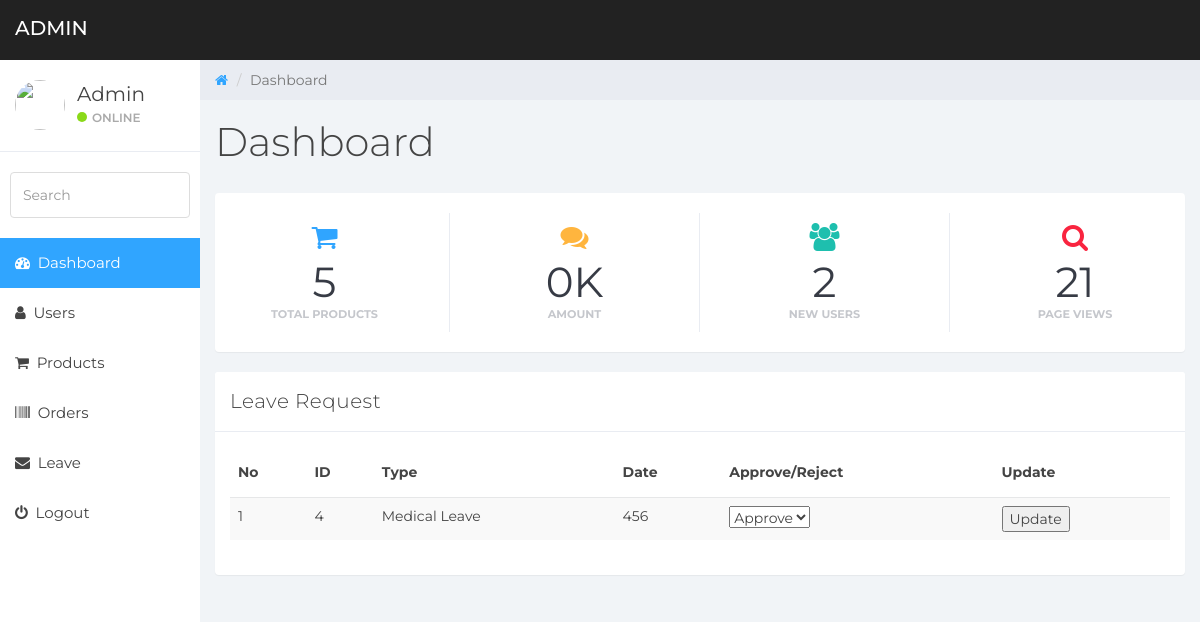
The page /devasom/devasom/admin/leave.php on the database its author committed.
### tables this page shows
CREATE TABLE IF NOT EXISTS `views` (
  `views` int(11) DEFAULT NULL
);

CREATE TABLE IF NOT EXISTS `leaves` (
  `type` text,
  `date` text,
  `status` text,
  `id` text
);

### devasom/devasom/admin/leave.php (the view, shortened to what this page needs)
<!DOCTYPE html>
<html>
<head>
	<link href="css/bootstrap.min.css" rel="stylesheet">
	<link href="css/font-awesome.min.css" rel="stylesheet">
	<link href="css/datepicker3.css" rel="stylesheet">
	<link href="css/styles.css" rel="stylesheet">
</head>
<body>
	<nav class="navbar navbar-custom navbar-fixed-top" role="navigation">
		<div class="container-fluid">
			<div class="navbar-header">
				<a class="navbar-brand" href="#"><span></span>Admin</a>
			</div>
		</div>
	</nav>
		<?php
			include('sidebar.php');
		?>
	<div class="col-sm-9 col-sm-offset-3 col-lg-10 col-lg-offset-2 main">
		<div class="row">
			<ol class="breadcrumb">
				<li><a href="#">
					<em class="fa fa-home"></em>
				</a></li>
				<li class="active">Dashboard</li>
			</ol>
		</div>
		<div class="row">
			<div class="col-lg-12">
				<h1 class="page-header">Dashboard</h1>
			</div>
		</div>
		<div class="panel panel-container">
		<?php
			require('details.php');
		?>
		</div>
		<div class="row">
			<div class="col-md-12">
				<div class="panel panel-default">
					<div class="panel-heading">Leave Request</div>
						<div class="panel-body">
									 <table class="table table-striped">
  								  <thead>
     									 <tr>
    									    <th>No</th>
											 <th>ID</th>
       								    <th>Type</th>
       								    <th>Date</th>
       									 <th>Approve/Reject</th>
       									 <th>Update</th>
     									 </tr>
   							 </thead>
    							 <tbody>
    							 			<?php
    							 			$num = 1;
    							 			include "../database.php";
											$sql = "select * from leaves where status = 'Applied'";
											$result = mysqli_query($conn, $sql);
											while($row= mysqli_fetch_array($result)) {
													echo "<tr>";
															echo "<td>";
																	echo $num;
															echo "</td>";
															echo "<td>";
																	echo $row['id'];
															echo "</td>";
															echo "<td>";
																	echo $row['type'];
															echo "</td>";
															echo "<td>";
																	echo $row['date'];
															echo "</td>";
															echo "<form method='POST' action='updateleave.php'>";
															echo "<td>";
																echo "<select name='status'>";
																	echo "<option>Approve</option>";
																	echo "</select>";
															   echo "</td>";
															echo "<td>";
																		echo "<input type='submit' value='Update'>";
															echo "</td>";
															echo "</form>";
													echo "</tr>";
												$num++;
												}
    							 			?>
    							 </tbody>
						</div>
				</div>
			</div>
					</div>
	</div>
</body>
</html>

### devasom/devasom/admin/details.php
<?php require('database.php');
	$sql="select * from product;";
	$sql2="select views from views;";
	$sql3="select * from employee";
	$result = mysqli_query($conn, $sql);
	$result2 = mysqli_query($conn, $sql2);
	$result3 = mysqli_query($conn, $sql3);
	$row=mysqli_num_rows($result);
	$row2=mysqli_fetch_array($result2);
	$row3=mysqli_num_rows($result3);
	$sql4 = "select * from total_made;";
	$result4 = mysqli_query($conn, $sql4);
	$row4 = mysqli_fetch_array($result4);
?>
<div class="row">
			<div class="col-xs-6 col-md-3 col-lg-3 no-padding">
				<div class="panel panel-teal panel-widget border-right">
					<div class="row no-padding"><em class="fa fa-xl fa-shopping-cart color-blue"></em>
						<div class="large"><?php echo $row; ?></div>
						<div class="text-muted">Total products</div>
					</div>
				</div>
			</div>
			<div class="col-xs-6 col-md-3 col-lg-3 no-padding">
				<div class="panel panel-blue panel-widget border-right">
					<div class="row no-padding"><em class="fa fa-xl fa-comments color-orange"></em>
						<div class="large"><?php  echo $row4['total']/1000;echo 'K'; ?></div>
						<div class="text-muted">Amount</div>
					</div>
				</div>
			</div>
			<div class="col-xs-6 col-md-3 col-lg-3 no-padding">
				<div class="panel panel-orange panel-widget border-right">
					<div class="row no-padding"><em class="fa fa-xl fa-users color-teal"></em>
						<div class="large"><?php echo $row3;  ?></div>
						<div class="text-muted">New Users</div>
					</div>
				</div>
			</div>
			<div class="col-xs-6 col-md-3 col-lg-3 no-padding">
				<div class="panel panel-red panel-widget ">
					<div class="row no-padding"><em class="fa fa-xl fa-search color-red"></em>
						<div class="large"><?php echo $row2['views']; ?></div>
						<div class="text-muted">Page Views</div>
					</div>
				</div>
			</div>
		</div>

### devasom/devasom/admin/css/styles.css (style rules this page uses)
body { background: #f1f4f7; padding-top: 60px; font-size: 14px; color: #444444; font-family: "Montserrat", "Helvetica Neue", Helvetica, Arial, sans-serif; }
a, a:hover, a:focus { color: #30a5ff; }
h1, h2, h3, h4, h5, h6 { color: #444444; }
h1 { font-weight: 300; font-size: 40px; }
.large { font-size: 2em; }
.text-muted { color: #c5c7cc; }
.color-blue { color: #30a5ff; }
.color-teal { color: #1ebfae; }
.color-orange { color: #ffb53e; }
.color-red { color: #f9243f; }
.no-padding { padding: 0; margin: 0; }
.fa-xl { font-size: 2em; }
.navbar-custom { background: #222; height: 60px; }
.navbar-header .navbar-brand { color: #fff; font-size: 20px; text-transform: uppercase; font-weight: 500; height: 60px; padding-top: 18px; }
.panel { border: 0; }
.panel-container { padding-top: 20px; }
.panel-blue { background: #30a5ff; color: #fff; }
.panel-teal { background: #1ebfae; color: #fff; }
.panel-orange { background: #ffb53e; color: #fff; }
.panel-red { background: #f9243f; color: #fff; }
.panel-heading { font-size: 20px; font-weight: 300; letter-spacing: 0.025em; height: 60px; line-height: 38px; }
.panel-default .panel-heading { background: #fff; border-bottom: 1px solid #e9ecf2; color: #444444; }
.panel-widget { padding: 10px 0; position: relative; box-shadow: none; border-radius: 0; background: none; text-align: center; color: #333; }
.panel-widget .text-muted { margin-top: -6px; text-transform: uppercase; font-weight: bold; font-size: 0.8em; }
.panel-widget .large { color: #373b45; font-size: 3em; }
.border-right { border-right: 1px solid #dadbda; }
.panel .border-top, .panel .border-right, .panel .border-bottom, .panel .border-left { border-color: #e9ecf2; }
.navbar { border: 0; }
@media (min-width: 768px) { .navbar-header { width: 100%; } }
.breadcrumb { border-radius: 0; padding: 10px 15px 10px 15px; background: #e9ecf2; margin: 0; }
h1.page-header { margin-top: 20px; border-bottom: 0; }
.table { background: #fff; }
.table > thead > tr > th { border-bottom: 1px solid #e6e7e8; vertical-align: middle; height: 50px; }

### rows shown on the page
views: views "21"
leaves: id "4", type "Medical Leave", date "456"

### other values the page prints
$row "5"
$row4['total']/1000 "0"
$row3 "2"
